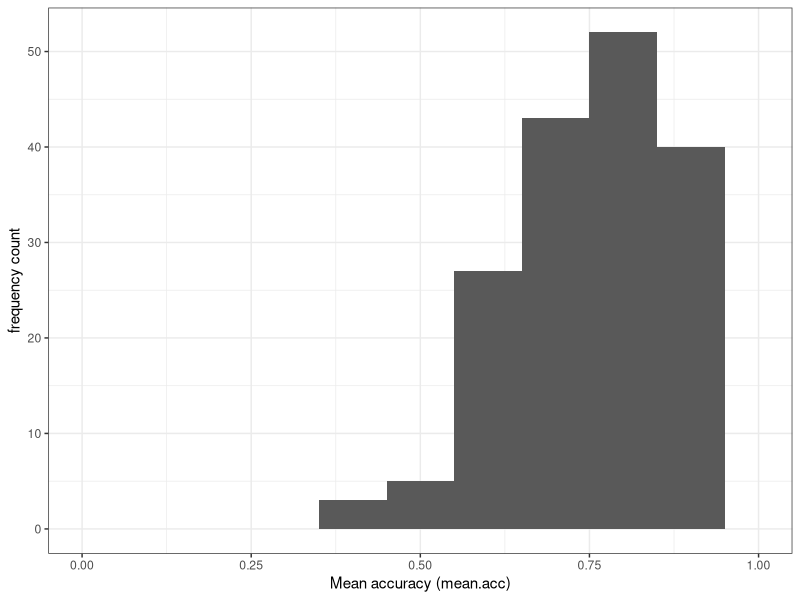
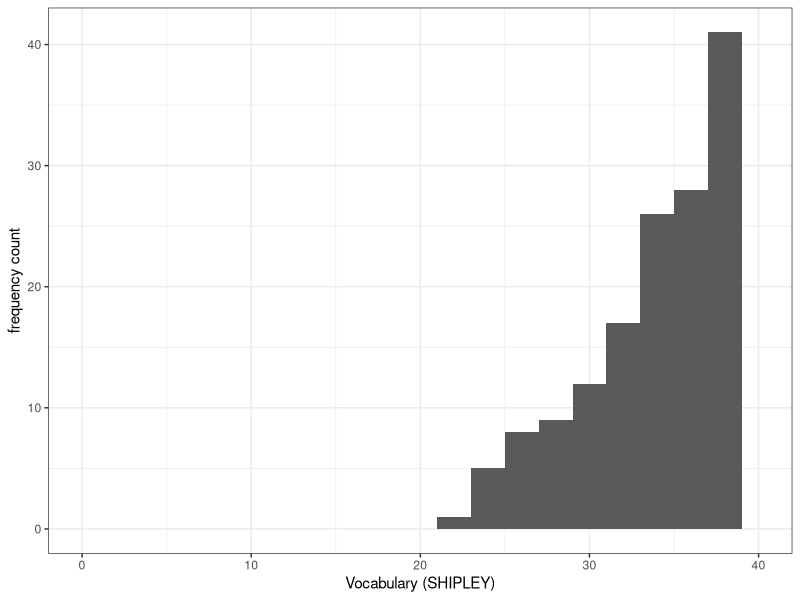
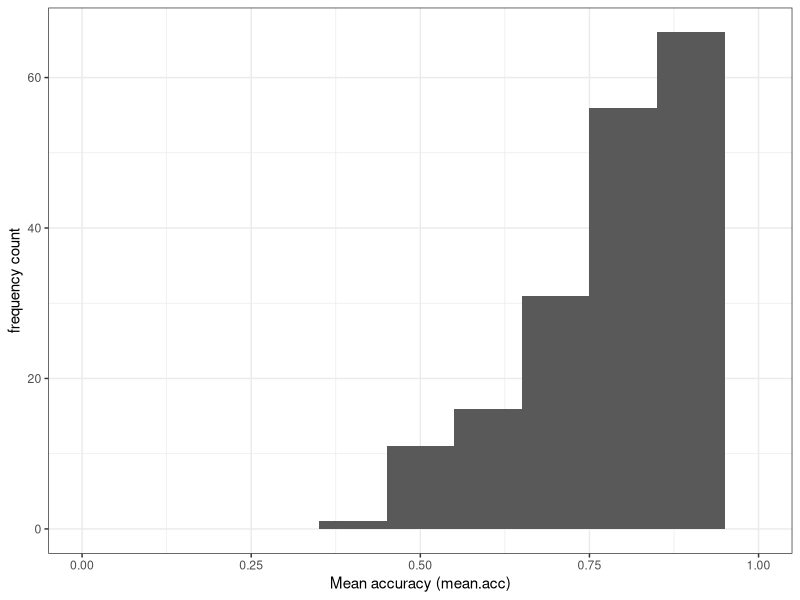
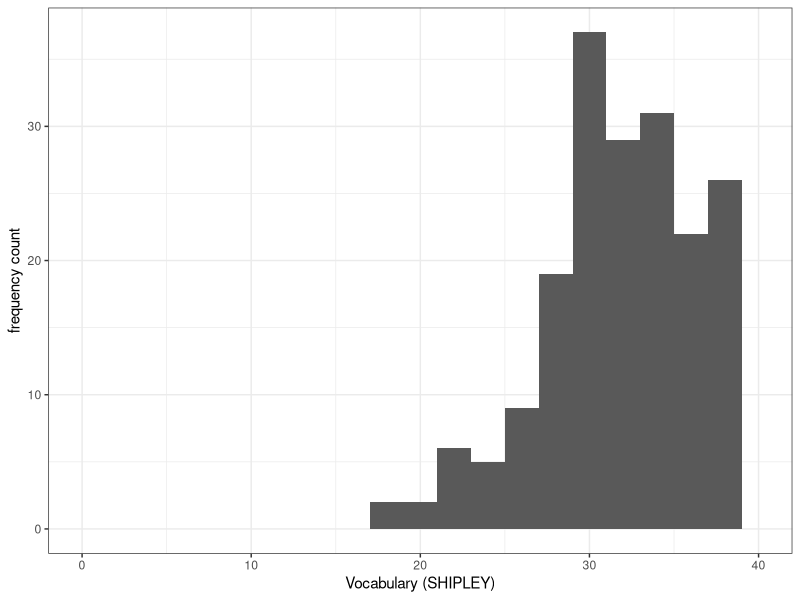
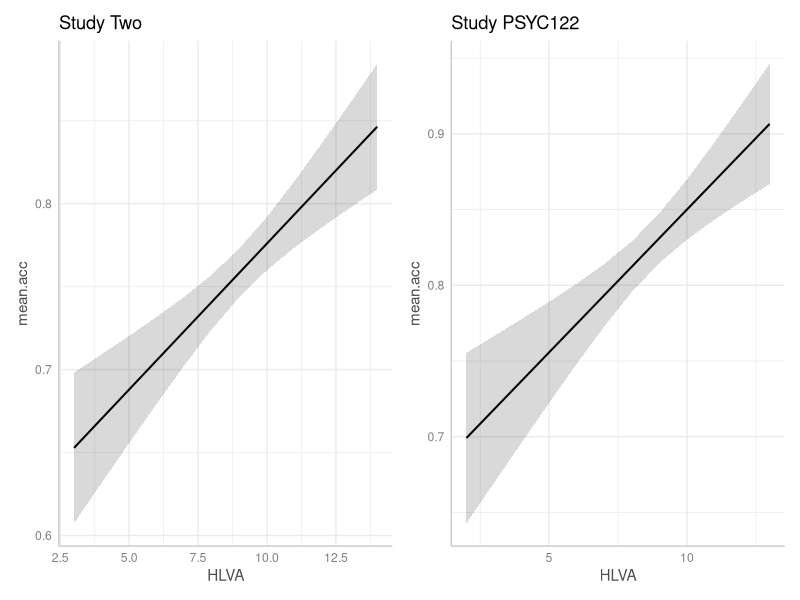

Generate these figures, in order, with R: (Note: this script raises an error after producing the figures.)
## ---- chunk 1
#| warning: false
#| echo: false
library(ggeffects)
library(kableExtra)
library(patchwork)
library(tidyverse)
## ---- chunk 2
#| warning: false
#| echo: false
study.one.gen <- read_csv("study-one-general-participants.csv")  
study.two.gen <- read_csv("study-two-general-participants.csv")
study.122 <- read_csv("2024-25_PSYC122-participants.csv")  
## ---- chunk 3
#| label: headcheck-wide
#| echo: false
# head(behaviour.rt)
study.two.gen %>%
  filter(participant_ID == c('studytwo.1', 'studytwo.10', 'studytwo.100', 'studytwo.101')) %>%
  as.data.frame() %>%
  kable() %>%
  kable_styling()
## ---- chunk 4
ggplot(data = study.two.gen, aes(x = mean.acc)) +
  geom_histogram(binwidth = .1) +
  theme_bw() +
  labs(x = "Mean accuracy (mean.acc)", y = "frequency count") +
  xlim(0, 1)

ggplot(data = study.two.gen, aes(x = SHIPLEY)) +
  geom_histogram(binwidth = 2) +
  theme_bw() +
  labs(x = "Vocabulary (SHIPLEY)", y = "frequency count") +
  xlim(0, 40)

ggplot(data = study.122, aes(x = mean.acc)) +
  geom_histogram(binwidth = .1) +
  theme_bw() +
  labs(x = "Mean accuracy (mean.acc)", y = "frequency count") +
  xlim(0, 1)

ggplot(data = study.122, aes(x = SHIPLEY)) +
  geom_histogram(binwidth = 2) +
  theme_bw() +
  labs(x = "Vocabulary (SHIPLEY)", y = "frequency count") +
  xlim(0, 40)
## ---- chunk 5
model <- lm(mean.acc ~ HLVA + SHIPLEY + FACTOR3, data = study.two.gen)
summary(model)
## ---- chunk 6
model <- lm(mean.acc ~ HLVA + SHIPLEY + FACTOR3, data = study.122)
summary(model)
## ---- chunk 7
model.two <- lm(mean.acc ~ HLVA + SHIPLEY + FACTOR3, data = study.two.gen)
summary(model.two)
model.122 <- lm(mean.acc ~ HLVA + SHIPLEY + FACTOR3, data = study.122)
summary(model.122)
## ---- chunk 8
dat.two <- ggpredict(model.two, "HLVA")
plot.two <- plot(dat.two) + labs(title = "Study Two")
dat.122 <- ggpredict(model.122, "HLVA")
plot.122 <- plot(dat.122) + labs(title = "Study PSYC122")
## ---- chunk 9
plot.two + plot.122
## ---- chunk 10
dat.two <- ggpredict(model.two, "HLVA")
plot.two <- plot(dat.two, colors = "bw", add.data = TRUE) + labs(title = "Study Two")
dat.122 <- ggpredict(model.122, "HLVA")
plot.122 <- plot(dat.122, colors = "bw", add.data = TRUE) + labs(title = "Study PSYC122")
## ---- chunk 11
plot.two + plot.122
